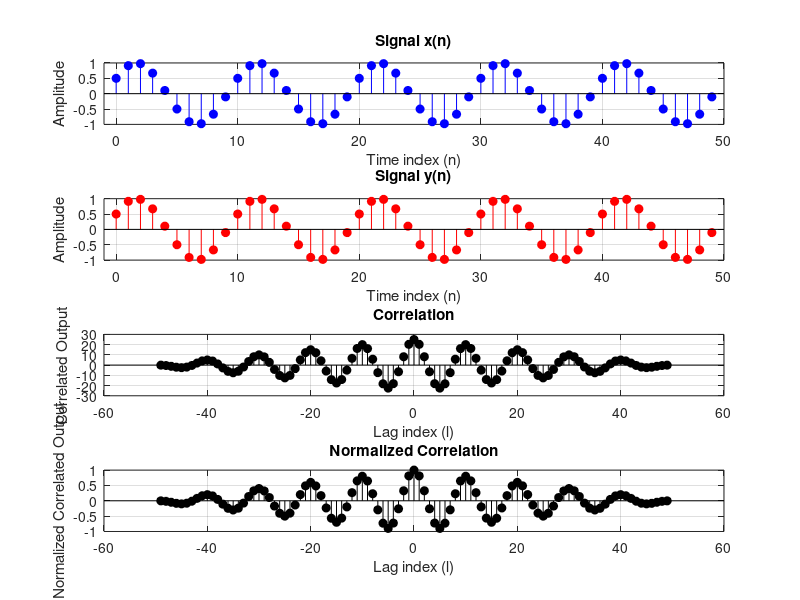

Source code (MATLAB):
clear all;close all;clc;

n = [0:49];
phi_1 = pi/6;
phi_2 = pi/6;

x = sin(2*pi*0.1*n + phi_1);
origin_x = 1;
nx = [1:length(x)]-origin_x;

y = sin(2*pi*0.1*n + phi_2);
origin_y = 1;
ny = [1:length(y)]-origin_y;

[rxy , l]=xcorr(x,y); %xcorr = cross correlation
[maxR , indR] = max(rxy);
disp(['The correlation at lag zero is: ' num2str(rxy(l==0)) '.']);
disp(['The maximum correlation is at lag ' num2str(l(indR)) '.']);

energy_x=sum(abs(x).^2);
energy_y=sum(abs(y).^2);
disp(['The energy of signal x at lag equals to 0 is ' num2str(energy_x)]);
disp(['The energy of signal y at lag equals to 0 is ' num2str(energy_y)]);

norm_corr=rxy/max(abs(rxy));
perct_corr=norm_corr*100;

figure;
subplot(4,1,1)
stem(nx,x,'filled','b')
xlabel('Time index (n)');
ylabel('Amplitude')
xlim([nx(1)-1 nx(end)+1])
title('Signal x(n)')
grid on;

subplot(4,1,2),
stem(ny,y,'filled','r')
xlabel('Time index (n)'), 
ylabel('Amplitude')
xlim([ny(1)-1 ny(end)+1])
title('Signal y(n)')
grid on;

subplot(4,1,3)
stem(l,rxy,'filled','k')
xlabel('Lag index (l)');
ylabel('Correlated Output')
title('Correlation')
grid on;

subplot(4,1,4)
stem(l,norm_corr,'filled','k')
xlabel('Lag index (l)'), 
ylabel('Normalized Correlated Output')
title('Normalized Correlation')
grid on;
